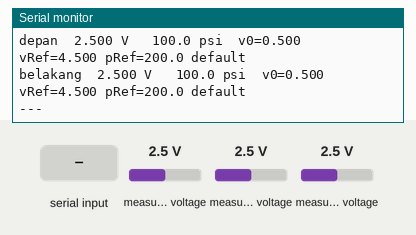
A sketch run on a simulated ESP32. Parts: the last lines printed to the serial monitor. Inputs (shaded band) come from the test bench; at power-on: measured voltage 2.5 V. EEPROM starts erased.

Above: at 2.0 s.
2.1 s: measured voltage (sensor 200) set to 0.1 V
At 2.26 s:
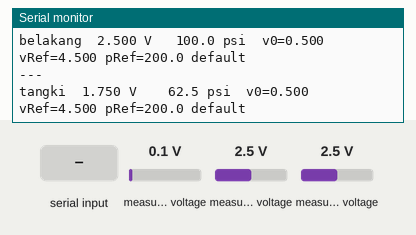
4.6 s: measured voltage (sensor 201) set to 0.1 V
At 5.26 s:
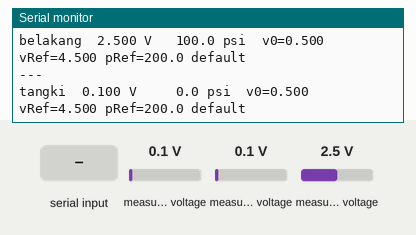
7.6 s: measured voltage (sensor 202) set to 0.1 V
At 8.4 s:
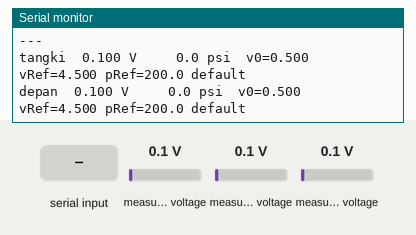
10.6 s: "z\n" received over Serial
At 11.12 s:
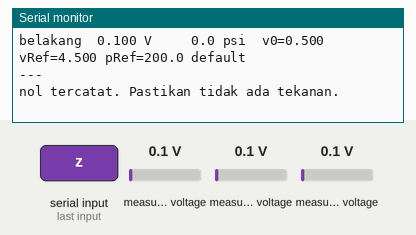
12.4 s: "s\n" received over Serial
At 13.4 s:
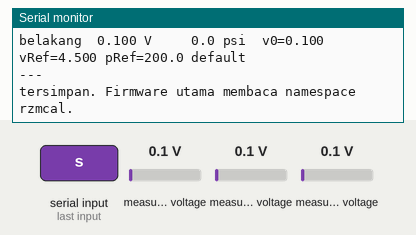
14.3 s: measured voltage (sensor 201) set to 1.2 V
At 14.79 s:
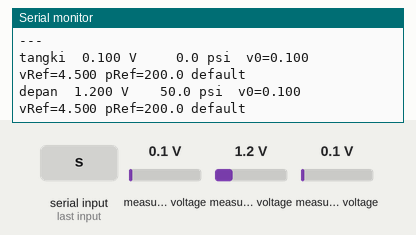

The sketch:

kalibrasi_sensor.ino
```cpp
// Kalibrasi 3 sensor tekanan RZMONG Airsuspension.
// Tidak menggerakkan solenoid atau kompresor.
// Board: ESP32 Dev Module. Library: Adafruit ADS1X15.
//
// ADS1115 A0 tangki, A1 depan, A2 belakang. SDA 21, SCL 22.
// Serial 115200.
//
// Perintah:
//   z          nol-kan ketiganya, sistem harus kosong ke udara
//   t 100      titik ukur tangki, angka = psi di gauge pembanding
//   f 100      titik ukur depan
//   r 100      titik ukur belakang
//   s          simpan ke memori
//   p          tampilkan hasil
//   c          hapus kalibrasi

#include <Wire.h>
#include <Adafruit_ADS1X15.h>
#include <Preferences.h>

Adafruit_ADS1115 ads;
Preferences prefs;

struct Cal {
  float v0;
  float vRef;
  float pRef;
  bool ready;
};

Cal cal[3] = {
  {0.50f, 4.50f, 200.0f, false},
  {0.50f, 4.50f, 200.0f, false},
  {0.50f, 4.50f, 200.0f, false}
};

const char *names[3] = {"tangki", "depan", "belakang"};

float volts(uint8_t ch) {
  int32_t acc = 0;
  for (int i = 0; i < 16; i++) acc += ads.readADC_SingleEnded(ch);
  return (acc / 16.0f) * 0.0001875f;
}

float toPsi(uint8_t ch, float v) {
  float span = cal[ch].vRef - cal[ch].v0;
  if (span < 0.05f) return 0;
  float psi = (v - cal[ch].v0) * (cal[ch].pRef / span);
  if (psi < 0) psi = 0;
  if (psi > 250) psi = 250;
  return psi;
}

void printNow() {
  for (uint8_t i = 0; i < 3; i++) {
    float v = volts(i);
    Serial.printf("%s  %5.3f V  %6.1f psi  v0=%.3f vRef=%.3f pRef=%.1f %s\n",
                  names[i], v, toPsi(i, v), cal[i].v0, cal[i].vRef, cal[i].pRef,
                  cal[i].ready ? "OK" : "default");
  }
  Serial.println("---");
}

void saveCal() {
  prefs.begin("rzmcal", false);
  prefs.putBytes("cal", cal, sizeof(cal));
  prefs.end();
  Serial.println("tersimpan. Firmware utama membaca namespace rzmcal.");
}

void loadCal() {
  prefs.begin("rzmcal", true);
  if (prefs.isKey("cal")) prefs.getBytes("cal", cal, sizeof(cal));
  prefs.end();
}

void clearCal() {
  for (uint8_t i = 0; i < 3; i++) {
    cal[i] = {0.50f, 4.50f, 200.0f, false};
  }
  saveCal();
  Serial.println("kalibrasi dihapus");
}

void zeroAll() {
  for (uint8_t i = 0; i < 3; i++) cal[i].v0 = volts(i);
  Serial.println("nol tercatat. Pastikan tidak ada tekanan.");
  printNow();
}

void spanOne(uint8_t ch, float psi) {
  if (psi < 20 || psi > 180) {
    Serial.println("psi acuan 20 sampai 180");
    return;
  }
  cal[ch].vRef = volts(ch);
  cal[ch].pRef = psi;
  cal[ch].ready = true;
  Serial.printf("%s diikat ke %.1f psi pada %.3f V\n", names[ch], psi, cal[ch].vRef);
}

void handle(String line) {
  line.trim();
  if (line == "z") zeroAll();
  else if (line == "s") saveCal();
  else if (line == "p") printNow();
  else if (line == "c") clearCal();
  else if (line.startsWith("t ")) spanOne(0, line.substring(2).toFloat());
  else if (line.startsWith("f ")) spanOne(1, line.substring(2).toFloat());
  else if (line.startsWith("r ")) spanOne(2, line.substring(2).toFloat());
  else Serial.println("perintah: z | t 100 | f 100 | r 100 | s | p | c");
}

void setup() {
  Serial.begin(115200);
  delay(400);
  Wire.begin(21, 22);
  if (!ads.begin()) Serial.println("ADS1115 tidak ditemukan");
  ads.setGain(GAIN_TWOTHIRDS);
  loadCal();
  Serial.println("Kalibrasi RZMONG Airsuspension. Ketik p untuk lihat, z untuk nol.");
  printNow();
}

void loop() {
  static uint32_t last = 0;
  if (millis() - last > 1000) {
    last = millis();
    printNow();
  }
  if (Serial.available()) handle(Serial.readStringUntil('\n'));
}
```

Measured:
- after the input at 2.1 s, the serial monitor: prints a new line at once (image 1)
- after the input at 10.6 s, the serial monitor: prints a new line after 0.40 s (image 4)
- after the input at 12.4 s, the serial monitor: prints a new line after 0.40 s (image 5)
- after the input at 14.3 s, the serial monitor: prints a new line after 0.37 s (image 6)
